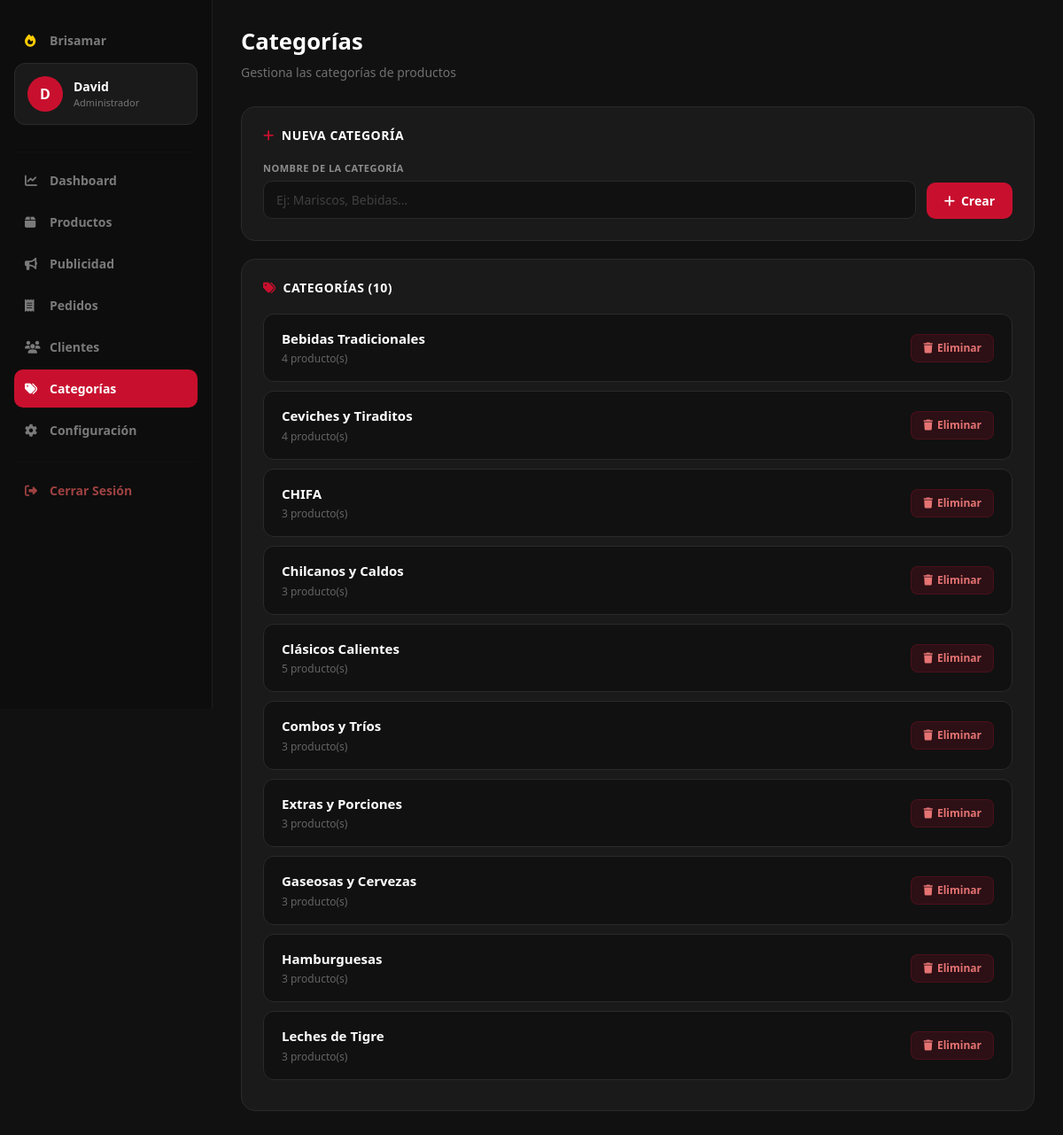
/admin/categorias.php (signed in), run on the app's committed database.
### tables this page shows
CREATE TABLE `categorias` (
  `id_categoria` int(11) NOT NULL,
  `nombre` varchar(100) NOT NULL
);

### admin/categorias.php (the view, shortened to what this page needs)
<?php
require_once dirname(__FILE__) . '/../conexion.php';
$cats = mysqli_query($conexion,
    "SELECT c.*, COUNT(p.id_producto) AS total FROM categorias c LEFT JOIN productos p ON c.id_categoria=p.id_categoria GROUP BY c.id_categoria ORDER BY c.nombre");
?>
<!DOCTYPE html>
<html lang="es">
<head>
<link href="https://cdn.jsdelivr.net/npm/bootstrap@5.3.3/dist/css/bootstrap.min.css" rel="stylesheet">
<link rel="stylesheet" href="https://cdnjs.cloudflare.com/ajax/libs/font-awesome/6.5.2/css/all.min.css">
</head>
<body>
<?php include('_admin_layout.php'); ?>
<div class="main">
    <div class="page-header">
        <h1>Categorías</h1>
        <p>Gestiona las categorías de productos</p>
    </div>
    <div class="card-dark">
        <h4><i class="fas fa-plus"></i> Nueva Categoría</h4>
        <form method="POST" class="form-dark" style="display:flex;gap:12px;align-items:flex-end;">
            <div class="form-group-dark" style="flex:1;margin:0;">
                <label>Nombre de la categoría</label>
                <input type="text" name="nombre" placeholder="Ej: Mariscos, Bebidas..." required>
            </div>
            <button type="submit" name="crear" class="btn-red"><i class="fas fa-plus"></i> Crear</button>
        </form>
    </div>
    <div class="card-dark">
        <h4><i class="fas fa-tags"></i> Categorías (<?php echo mysqli_num_rows($cats); ?>)</h4>
        <?php while($c=mysqli_fetch_assoc($cats)): ?>
        <div style="background:#111;border:1px solid #2a2a2a;border-radius:12px;padding:16px 20px;display:flex;justify-content:space-between;align-items:center;margin-bottom:10px;">
            <div>
                <div style="font-weight:700;font-size:15px;"><?php echo htmlspecialchars($c['nombre']); ?></div>
                <div style="font-size:12px;color:rgba(255,255,255,.35);margin-top:3px;"><?php echo $c['total']; ?> producto(s)</div>
            </div>
            <a href="categorias.php?eliminar=<?php echo $c['id_categoria']; ?>"
               class="btn-del-dark" onclick="return confirm('¿Eliminar esta categoría?')">
                <i class="fas fa-trash"></i> Eliminar
            </a>
        </div>
        <?php endwhile; ?>
    </div>
</div>
</body>
</html>

### admin/_admin_layout.php (style rules this page uses)
* { margin:0;padding:0;box-sizing:border-box; }
body { background:#111;font-family:'Segoe UI',sans-serif;color:#fff;min-height:100vh; }
.main { margin-left:240px;padding:32px;min-height:100vh; }
.page-header { margin-bottom:28px; }
.page-header h1 { font-size:1.6rem;font-weight:900;color:#fff; }
.page-header p { color:rgba(255,255,255,.4);font-size:14px;margin-top:4px; }
.card-dark { background:#1a1a1a;border:1px solid #2a2a2a; border-radius:16px;padding:24px;margin-bottom:20px; }
.card-dark h4 { font-size:14px;font-weight:800;color:#fff; margin-bottom:20px;text-transform:uppercase;letter-spacing:.5px; display:flex;align-items:center;gap:8px; }
.card-dark h4 i { color:#c8102e; }
.form-dark input,.form-dark select,.form-dark textarea { background:#111;border:1.5px solid #2a2a2a;border-radius:10px; color:#fff;padding:10px 14px;font-size:14px;width:100%;transition:.2s; }
.form-dark input::placeholder,.form-dark textarea::placeholder { color:rgba(255,255,255,.2); }
.form-dark label { display:block;color:rgba(255,255,255,.5); font-size:11px;font-weight:700;text-transform:uppercase; letter-spacing:.5px;margin-bottom:6px; }
.form-group-dark { margin-bottom:16px; }
.btn-red { background:#c8102e;color:#fff;border:none;border-radius:10px;padding:10px 20px;font-weight:700;font-size:14px;cursor:pointer;transition:.2s;text-decoration:none;display:inline-flex;align-items:center;gap:7px; }
.btn-del-dark { background:rgba(200,16,46,.15);color:#e57373;border:1px solid rgba(200,16,46,.2);border-radius:8px;padding:6px 13px;font-size:12px;font-weight:700;text-decoration:none;transition:.2s;display:inline-flex;align-items:center;gap:5px; }

### data on the page
categorias: nombre "Bebidas Tradicionales", total "4"
categorias: nombre "Ceviches y Tiraditos", total "4"
categorias: nombre "CHIFA", total "3"
categorias: nombre "Chilcanos y Caldos", total "3"
categorias: nombre "Clásicos Calientes", total "5"
categorias: nombre "Combos y Tríos", total "3"
categorias: nombre "Extras y Porciones", total "3"
categorias: nombre "Gaseosas y Cervezas", total "3"
categorias: nombre "Hamburguesas", total "3"
categorias: nombre "Leches de Tigre", total "3"

### other printed values
substr($_SESSION['nombre'],0,1) "D"
$_SESSION['nombre'] "David"
mysqli_num_rows($cats) "10"
